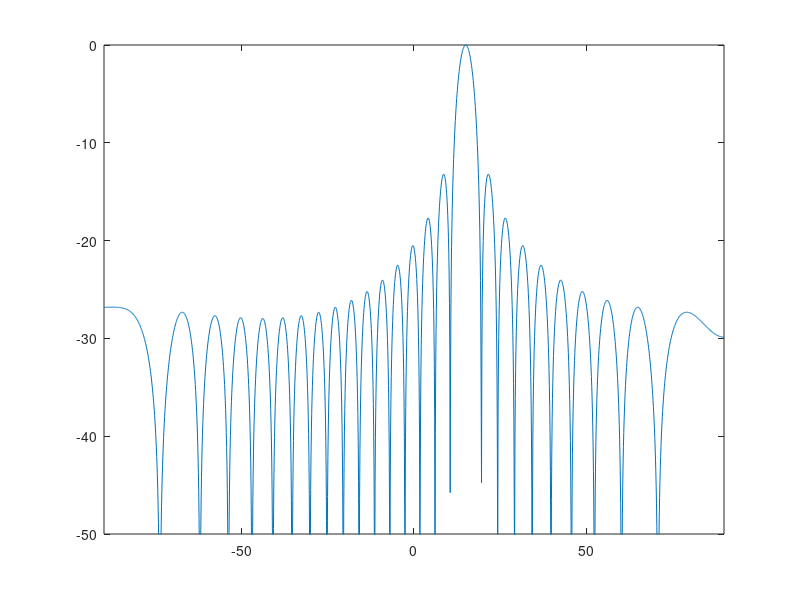

Write the MATLAB code that produced this figure.
clear all;
close all;
clear classes;
clc;

%% Assign 1
% 1. Setup the ULA settings as in figure 1 of the assignment

K = 8;
L = 8;                  % Number of sensors
c = 3*10^8;
f = 2.75*10^9;     
dx = 0.525*c/f;      % meters of element spacing in x-direction 
dy =0.525*c/f;               % meters of element spacing in y-direction 
th = -90:0.1:90;
ph = 90;
th0 = 15;
ph0 = 90;
u=sind(th).*cosd(ph);
v=sind(th).*sind(ph);
u0=sind(th0)*cosd(ph0);
v0=sind(th0)*sind(ph0);
% beta=exp(1j*7*pi*0.5*(u-u0)).*exp(1j*7*pi*0.5*(v-v0));
% s=abs(sin(K*pi*(u-u0)/2)./sin(pi*(u-u0)/2)).*abs(sin(L*pi*(v-v0)/2)./sin(pi*(v-v0)/2));
% s=s.^2./4096;
% s1= 10*log10(s); 
% plot(th,s1);
% axis([-90 90 -50 0]); 
m=0;
n=0;
for k=1:25
    beta1=2*pi*(k-1)*0.525*(u-u0);
    s1=exp(1j*beta1);
    m=m+s1;
end
for l=1:25
    beta2=2*pi*(l-1)*0.525*(v-v0);
    s2=exp(1j*beta2);
    n=n+s2;
end
s=abs(m.*n)./625;
p= 20*log10(s);
plot(th,p);
axis([-90 90 -50 0]); 